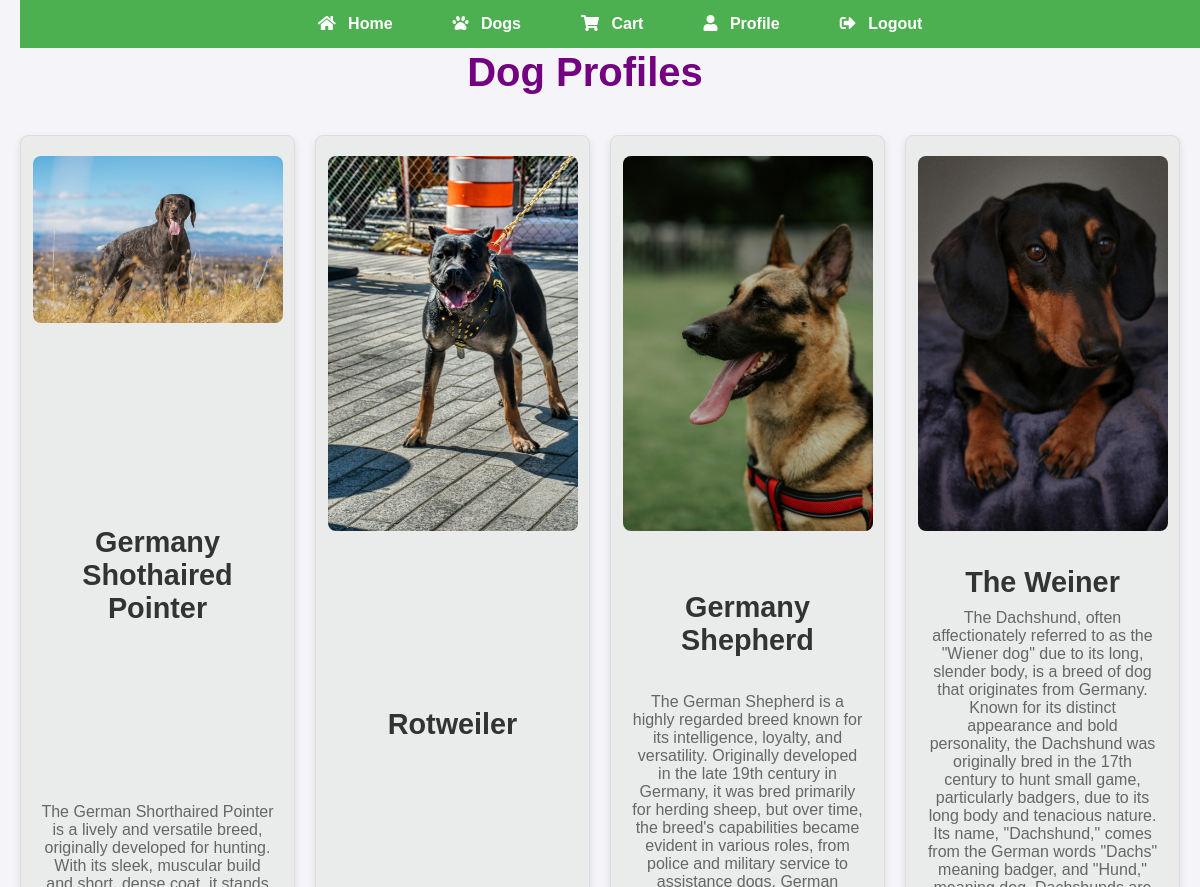
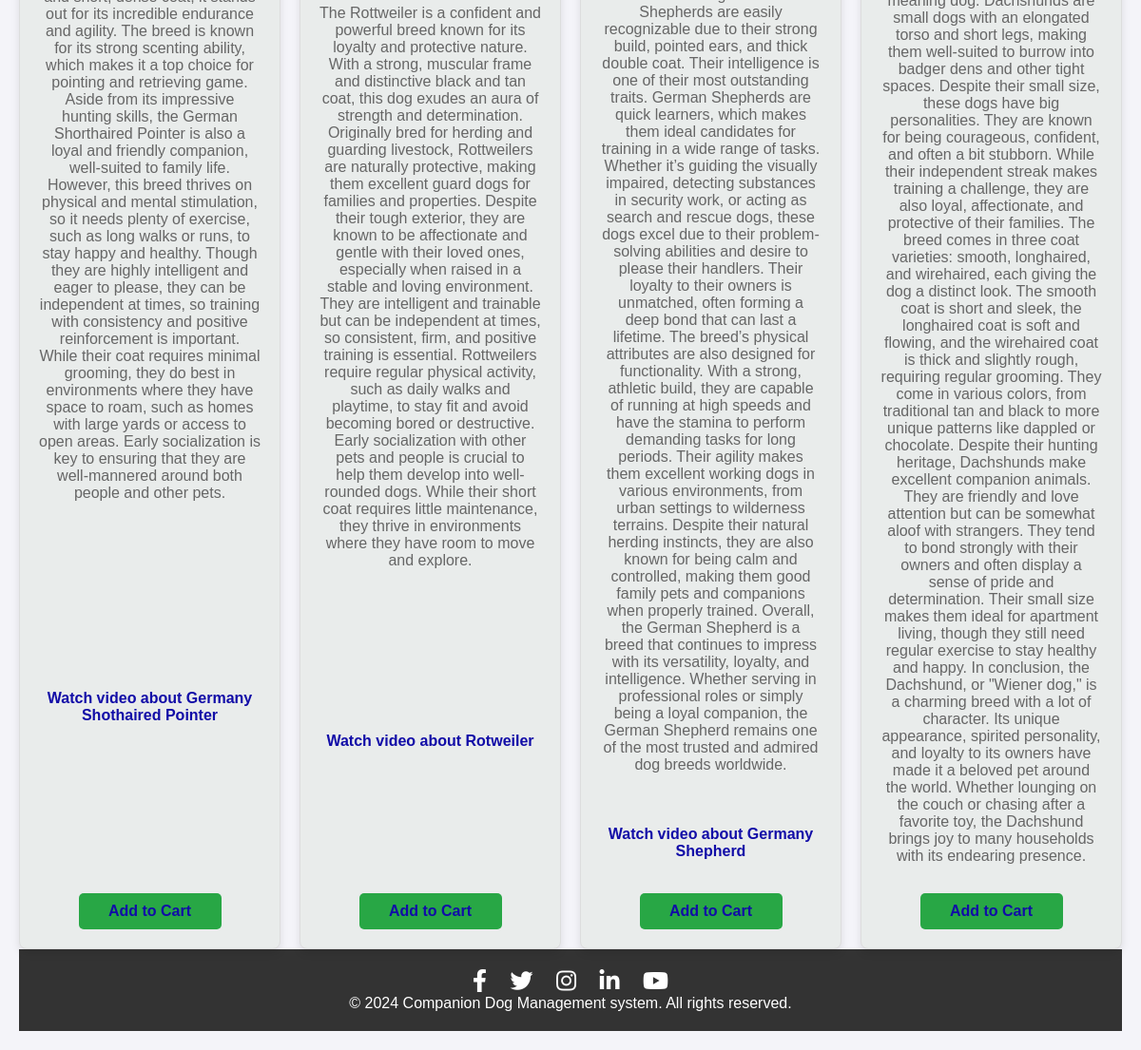
/dogs/, run on the app's committed database (2 pictures, top to bottom).
### morgan/models.py (models this page shows, shortened)
class Dog(models.Model):
    name = models.CharField(max_length=100)
    description = models.TextField()
    image = models.ImageField(upload_to='dog_images/')
    video_url = models.URLField(blank=True, null=True)
    price=models.DecimalField(decimal_places=2, max_digits=4,default=99.00)

### morgan/views.py (the view)
# urls.py: path('dogs/',views.dog_profiles,name='dog_profiles'),
def dog_profiles(request):
    dogs=Dog.objects.all()
    return render(request, 'dog_profiles.html',{'dogs':dogs})

### morgan/templates/dog_profiles.html (shortened to what this page needs)
<!doctype html>
<html lang="en">
<head>
  <link href="https://cdnjs.cloudflare.com/ajax/libs/font-awesome/5.15.4/css/all.min.css" rel="stylesheet">
  {% load static %}
    <link rel="stylesheet" href="{% static 'css/style.css' %}">
</head>
<body>
  <nav class="navbar">
      <ul class="nav-links">
        <li><a href="#" class="nav-link"><i class="fa fa-home"></i> Home</a></li>
        <li><a href="{% url 'dog_profiles' %}" class="nav-link"><i class="fa fa-paw"></i> Dogs</a></li>
        <li><a href="{% url 'cart'%}" class="nav-link"><i class="fa fa-shopping-cart"></i> Cart</a></li>
        <li><a href="#profile" class="nav-link"><i class="fa fa-user"></i> Profile</a></li>
        <li><a href="/logout/" class="nav-link"><i class="fa fa-sign-out-alt"></i> Logout</a></li>
      </ul>
    </nav>
  <h1>Dog Profiles</h1>
  <div class="dog-profiles">
    {% for dog in dogs %}
      <div class="dog-profile">
        <img src="{{ dog.image.url }}" alt="{{ dog.name }}">
        <h2>{{ dog.name }}</h2>
        <p>{{ dog.description }}</p>
        {% if dog.video_url %}
          <a href="{{ dog.video_url }}" target="_blank">Watch video about {{ dog.name }}</a>
        {% endif %}
        <a href="{% url 'add_to_cart' dog.id %}" class="add-to-cart">Add to Cart</a>
      </div>
    {% endfor %}
  </div>
    <div>
      <section>
           <footer>
                <div class="footer-container">
                  <ul class="social-icons">
                    <li><a href="https://www.facebook.com" target="_blank"><i class="fab fa-facebook-f"></i></a></li>
                    <li><a href="https://www.twitter.com" target="_blank"><i class="fab fa-twitter"></i></a></li>
                    <li><a href="https://www.instagram.com" target="_blank"><i class="fab fa-instagram"></i></a></li>
                    <li><a href="https://www.linkedin.com/in/morgan-wanjala-a7054833b/" target="_blank"><i class="fab fa-linkedin-in"></i></a></li>
                    <li><a href="https://www.youtube.com/@morganwanjala " target="_blank"><i class="fab fa-youtube"></i></a></li>
                  </ul>
                </div>
                <div class="copyright">
                          <p>&copy; 2024 Companion Dog Management system. All rights reserved.</p>
                </div>
           </footer>
      </section>
    </div>
</body>
</html>

### morgan/static/css/style.css (style rules this page uses)
body,html { margin: 0; padding: 0; overflow: visible; }
h2 { margin: 15px; }
h1 { color:blue; font-size:22px; padding:10px 30px 20px 0; }
h2 { color:blue; }
.navbar { position: fixed; top: 0; z-index: 1000; background-color: #4CAF50; padding: 15px; display: flex; justify-content: center; width:100%; }
.nav-links { list-style: none; display: flex; }
.nav-link { color: white; font-weight: bolder; text-decoration: none; padding: 12px 20px; font-size: 16px; margin: 0 10px; border-radius: 5px; transition: background-color 0.3s; }
.nav-link i { margin-right: 8px; }
footer { background-color: #333; padding: 20px; text-align: center; color: white; }
.footer-container { max-width: 1200px; margin: 0 auto; }
ul.social-icons { list-style-type: none; padding: 0; }
ul.social-icons li { display: inline-block; margin: 0 10px; }
ul.social-icons a { color: white; font-size: 24px; text-decoration: none; }
* { margin: 0; padding: 0; box-sizing: border-box; }
body { font-family: Arial, sans-serif; background-color: #f4f4f9; color: #333; padding: 20px; }
h1 { margin-top: 20px; text-align: center; font-size: 2.5rem; color: #730080; margin-bottom: 5px; }
.dog-profiles { display: grid; grid-template-columns: repeat(4, 1fr); gap: 20px; justify-items: center; margin-top: 20px; }
.dog-profile { background-color: #e9eceb; border: 1px solid #ddd; border-radius: 8px; padding: 20px; width: 100%; box-shadow: 0 4px 8px rgba(0, 0, 0, 0.1); text-align: center; align-items: center; transition: transform 0.3s ease, box-shadow 0.3s ease; overflow: hidden; justify-content: space-between; display: flex; flex-direction: column; }
.dog-profile img { max-width: 250px; height: auto; border-radius: 8px; margin-bottom: 20px; object-fit: cover; }
.dog-profile h2 { font-size: 1.8rem; color: #333; margin-bottom: 10px; text-align: center; }
.dog-profile p { font-size: 1rem; color: #666; margin-bottom: 20px; }
.dog-profile a { display: inline-block; margin-top: 10px; color: #110ca7; text-decoration: none; font-weight: bold; transition: color 0.3s ease; }
.add-to-cart { background-color: #28a745; color: white; padding: 10px 20px; border-radius: 5px; font-size: 1rem; text-decoration: none; transition: background-color 0.3s ease; display: inline-block; width: 150px; align-items: center; }

### data on the page
Dog: image (picture), name "Germany Shothaired Pointer", description "The German Shorthaired Pointer is a lively and versatile breed, originally developed for hunting. With its sleek, muscular build and short, dense coat, it stands out for its incredible endurance and agility. The breed is known for its strong scenting ability, which makes it a top choice for pointing and retrieving game. Aside from its impressive hunting skills, the German Shorthaired Pointer is also a loyal and friendly companion, well-suited to family life. However, this breed thrives on physical and mental stimulation, so it needs plenty of exercise, such as long walks or runs, to stay happy and healthy. Though they are highly intelligent and eager to please, they can be independent at…"
Dog: image (picture), name "Rotweiler", description "The Rottweiler is a confident and powerful breed known for its loyalty and protective nature. With a strong, muscular frame and distinctive black and tan coat, this dog exudes an aura of strength and determination. Originally bred for herding and guarding livestock, Rottweilers are naturally protective, making them excellent guard dogs for families and properties. Despite their tough exterior, they are known to be affectionate and gentle with their loved ones, especially when raised in a stable and loving environment. They are intelligent and trainable but can be independent at times, so consistent, firm, and positive training is essential. Rottweilers require regular physical activity,…"
Dog: image (picture), name "Germany Shepherd", description "The German Shepherd is a highly regarded breed known for its intelligence, loyalty, and versatility. Originally developed in the late 19th century in Germany, it was bred primarily for herding sheep, but over time, the breed's capabilities became evident in various roles, from police and military service to assistance dogs. German Shepherds are easily recognizable due to their strong build, pointed ears, and thick double coat. Their intelligence is one of their most outstanding traits. German Shepherds are quick learners, which makes them ideal candidates for training in a wide range of tasks. Whether it’s guiding the visually impaired, detecting substances in security work, or acting as…"
Dog: image (picture), name "The Weiner", description "The Dachshund, often affectionately referred to as the \"Wiener dog\" due to its long, slender body, is a breed of dog that originates from Germany. Known for its distinct appearance and bold personality, the Dachshund was originally bred in the 17th century to hunt small game, particularly badgers, due to its long body and tenacious nature. Its name, \"Dachshund,\" comes from the German words \"Dachs\" meaning badger, and \"Hund,\" meaning dog. Dachshunds are small dogs with an elongated torso and short legs, making them well-suited to burrow into badger dens and other tight spaces. Despite their small size, these dogs have big personalities. They are known for being courageous, confident, and…"
